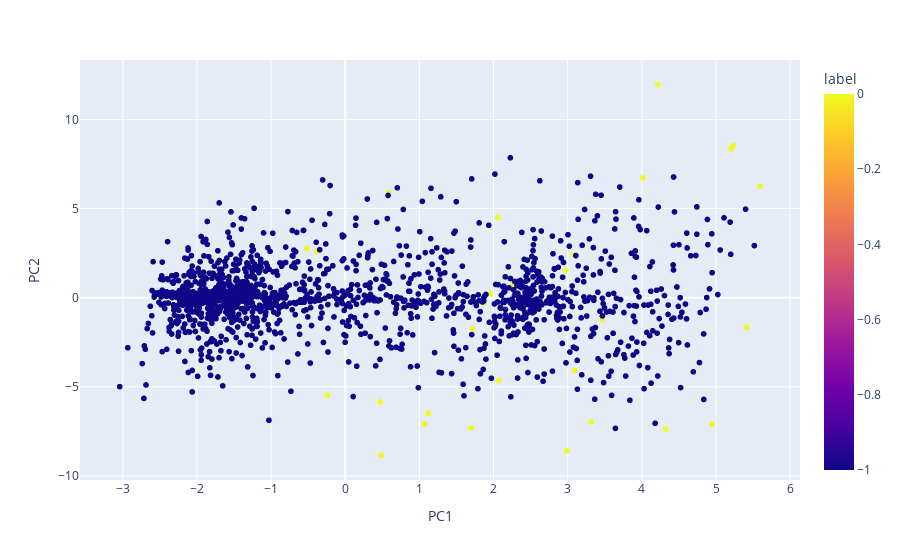

Here is the notebook cell this chart was saved with:
### Code cell
kpca_2d = PCA(n_components = 2)
kpca_2d.fit_transform(X)
kpca_2d_df = pd.DataFrame(kpca_2d.fit_transform(X))
kpca_2d_df.columns = ['PC1', 'PC2']
kpca_2d_df['label'] = lv1_train_scaled['label']
fig_2D = px.scatter(kpca_3d_df, x='PC1', y='PC2', color='label')
fig_2D.show()

### Figure 1 — Plotly figure (JSON) as saved in the notebook; plotly's stock layout.template omitted (floating-point values rounded to 4 significant figures; data arrays with more than 128 entries replaced by an {"elided": "..."} marker saying what was removed)
{"data": [{"hovertemplate": "PC1=%{x}<br>PC2=%{y}<br>label=%{marker.color}<extra></extra>", "legendgroup": "", "marker": {"color": {"elided": "1746 int values"}, "coloraxis": "coloraxis", "symbol": "circle"}, "mode": "markers", "name": "", "showlegend": false, "type": "scattergl", "x": {"elided": "1746 float values"}, "xaxis": "x", "y": {"elided": "1746 float values"}, "yaxis": "y"}], "layout": {"coloraxis": {"colorbar": {"title": {"text": "label"}}, "colorscale": [[0, "#0d0887"], [0.1111, "#46039f"], [0.2222, "#7201a8"], [0.3333, "#9c179e"], [0.4444, "#bd3786"], [0.5556, "#d8576b"], [0.6667, "#ed7953"], [0.7778, "#fb9f3a"], [0.8889, "#fdca26"], [1, "#f0f921"]]}, "legend": {"tracegroupgap": 0}, "margin": {"t": 60}, "xaxis": {"anchor": "y", "domain": [0, 1], "title": {"text": "PC1"}}, "yaxis": {"anchor": "x", "domain": [0, 1], "title": {"text": "PC2"}}}}
